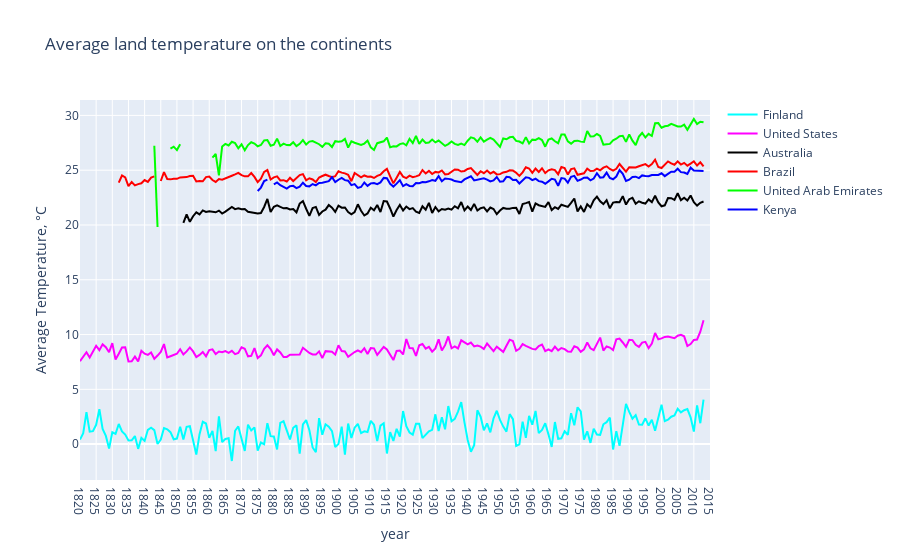

Notebook code for this chart:
### Markdown cell above
### 2.4 Continents by average yearly temperature

### Code cell
continent = ['Finland', 'United States', 'Australia', 'Brazil', 'United Arab Emirates', 'Kenya']
mean_temp_year_country = [ [0] * len(years[70:]) for i in range(len(continent))]
j = 0
for country in continent:
    all_temp_country = global_temp_country_clear[global_temp_country_clear['Country'] == country]
    i = 0
    for year in years[70:]:
        mean_temp_year_country[j][i] = all_temp_country[all_temp_country['dt'].apply(
                lambda x: x[:4]) == year]['AverageTemperature'].mean()
        i +=1
    j += 1

traces = []
colors = ['rgb(0, 255, 255)', 'rgb(255, 0, 255)', 'rgb(0, 0, 0)',
          'rgb(255, 0, 0)', 'rgb(0, 255, 0)', 'rgb(0, 0, 255)']
for i in range(len(continent)):
    traces.append(go.Scatter(
        x=years[70:],
        y=mean_temp_year_country[i],
        mode='lines',
        name=continent[i],
        line=dict(color=colors[i]),
    ))

layout = go.Layout(
    xaxis=dict(title='year'),
    yaxis=dict(title='Average Temperature, °C'),
    title='Average land temperature on the continents',)

fig = go.Figure(data=traces, layout=layout)
py.iplot(fig)

### Figure 1 — Plotly figure (JSON) as saved in the notebook; plotly's stock layout.template omitted (floating-point values rounded to 4 significant figures; data arrays with more than 128 entries replaced by an {"elided": "..."} marker saying what was removed)
{"data": [{"line": {"color": "rgb(0, 255, 255)"}, "mode": "lines", "name": "Finland", "type": "scatter", "x": {"elided": "196 str values"}, "y": {"elided": "196 float values"}}, {"line": {"color": "rgb(255, 0, 255)"}, "mode": "lines", "name": "United States", "type": "scatter", "x": {"elided": "196 str values"}, "y": {"elided": "196 float values"}}, {"line": {"color": "rgb(0, 0, 0)"}, "mode": "lines", "name": "Australia", "type": "scatter", "x": {"elided": "196 str values"}, "y": {"elided": "196 float values"}}, {"line": {"color": "rgb(255, 0, 0)"}, "mode": "lines", "name": "Brazil", "type": "scatter", "x": {"elided": "196 str values"}, "y": {"elided": "196 float values"}}, {"line": {"color": "rgb(0, 255, 0)"}, "mode": "lines", "name": "United Arab Emirates", "type": "scatter", "x": {"elided": "196 str values"}, "y": {"elided": "196 float values"}}, {"line": {"color": "rgb(0, 0, 255)"}, "mode": "lines", "name": "Kenya", "type": "scatter", "x": {"elided": "196 str values"}, "y": {"elided": "196 float values"}}], "layout": {"title": {"text": "Average land temperature on the continents"}, "xaxis": {"title": {"text": "year"}}, "yaxis": {"title": {"text": "Average Temperature, °C"}}}}
